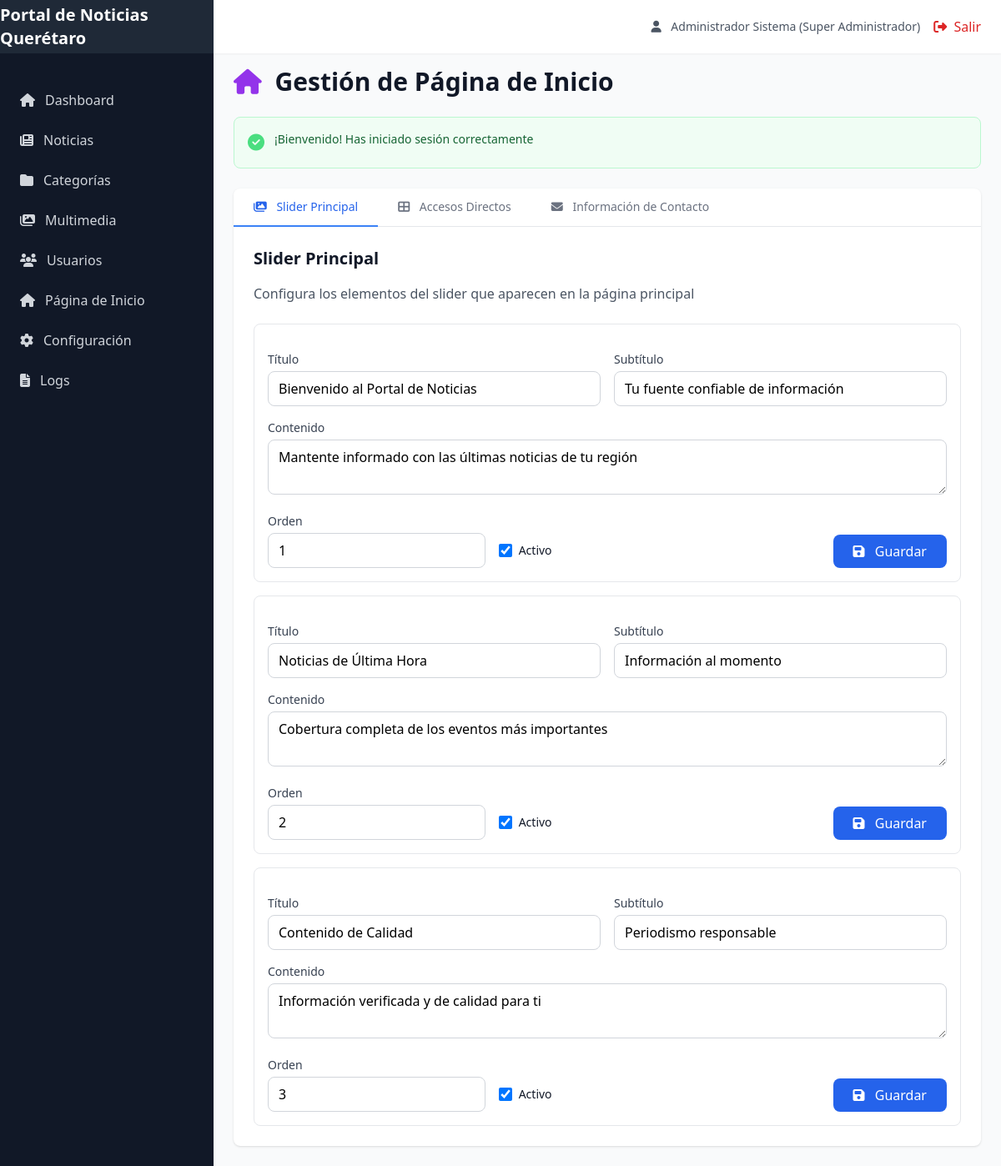
Page /pagina_inicio.php (signed in) on the committed database.
### tables this page shows
CREATE TABLE IF NOT EXISTS `configuracion` (
  `id` int(11) NOT NULL AUTO_INCREMENT,
  `clave` varchar(100) NOT NULL,
  `valor` text,
  `tipo` varchar(50) DEFAULT 'texto',
  `grupo` varchar(50) DEFAULT 'general',
  `descripcion` varchar(255) DEFAULT NULL,
  PRIMARY KEY (`id`),
  UNIQUE KEY `clave` (`clave`)
);

CREATE TABLE IF NOT EXISTS `pagina_inicio` (
  `id` int(11) NOT NULL AUTO_INCREMENT,
  `seccion` varchar(50) NOT NULL,
  `titulo` varchar(255) DEFAULT NULL,
  `subtitulo` varchar(255) DEFAULT NULL,
  `contenido` text,
  `imagen` varchar(500) DEFAULT NULL,
  `url` varchar(500) DEFAULT NULL,
  `orden` int(11) DEFAULT 0,
  `activo` tinyint(1) DEFAULT 1,
  `fecha_modificacion` datetime DEFAULT CURRENT_TIMESTAMP ON UPDATE CURRENT_TIMESTAMP,
  PRIMARY KEY (`id`),
  KEY `seccion` (`seccion`),
  KEY `orden` (`orden`)
);

### config/bootstrap.php (called while the page is built, shortened)
<?php
spl_autoload_register(function ($class) {
    $paths = [
        __DIR__ . '/../config/',
        __DIR__ . '/../app/models/',
        __DIR__ . '/../app/controllers/',
    ];
    foreach ($paths as $path) {
        $file = $path . $class . '.php';
        if (file_exists($file)) {
            return;
        }
    }
});
function url($path = '') {
    return BASE_URL . '/' . ltrim($path, '/');
}
function e($string) {
    return htmlspecialchars($string ?? '', ENT_QUOTES, 'UTF-8');
}
function getFlash($type) {
    if (isset($_SESSION['flash'][$type])) {
        $message = $_SESSION['flash'][$type];
        return $message;
    }
    return null;
}
function isAuthenticated() {
    return isset($_SESSION['usuario_id']) && !empty($_SESSION['usuario_id']);
}
function getCurrentUser() {
    if (isAuthenticated()) {
        return [
            'id' => $_SESSION['usuario_id'],
            'nombre' => $_SESSION['usuario_nombre'] ?? '',
            'email' => $_SESSION['usuario_email'] ?? '',
            'rol' => $_SESSION['usuario_rol'] ?? '',
            'rol_id' => $_SESSION['usuario_rol_id'] ?? null,
        ];
    }
    return null;
}
function hasPermission($permission) {
    $permisos = json_decode($_SESSION['usuario_permisos'] ?? '[]', true);
    if (in_array('all', $permisos)) {
        return true;
    }
    return in_array($permission, $permisos);
}

### config/Database.php (called while the page is built, shortened)
<?php
class Database {
    private static $instance = null;
    private $connection;
    private function __construct() {
        try {
            $dsn = "mysql:host=" . DB_HOST . ";dbname=" . DB_NAME . ";charset=" . DB_CHARSET;
            $options = [
                PDO::ATTR_ERRMODE => PDO::ERRMODE_EXCEPTION,
                PDO::ATTR_DEFAULT_FETCH_MODE => PDO::FETCH_ASSOC,
                PDO::ATTR_EMULATE_PREPARES => false,
            ];
            $this->connection = new PDO($dsn, DB_USER, DB_PASS, $options);
        } catch (PDOException $e) {
            die("Error de conexión: " . $e->getMessage());
        }
    }
    public static function getInstance() {
        if (self::$instance === null) {
            self::$instance = new self();
        }
        return self::$instance;
    }
    public function getConnection() {
        return $this->connection;
    }
}

### app/models/PaginaInicio.php (called while the page is built, shortened)
<?php
class PaginaInicio {
    private $db;
    private $table = 'pagina_inicio';
    public function __construct() {
        $this->db = Database::getInstance()->getConnection();
    }
    public function getBySeccion($seccion, $activo = true) {
        $query = "SELECT * FROM {$this->table} WHERE seccion = :seccion";
        $query .= " ORDER BY orden ASC";
        $stmt = $this->db->prepare($query);
        $stmt->execute(['seccion' => $seccion]);
        return $stmt->fetchAll();
    }
}

### app/models/Configuracion.php (called while the page is built, shortened)
<?php
class Configuracion {
    private $db;
    private $table = 'configuracion';
    public function __construct() {
        $this->db = Database::getInstance()->getConnection();
    }
    public function getByGrupo($grupo) {
        $query = "SELECT * FROM {$this->table} WHERE grupo = :grupo ORDER BY clave";
        $stmt = $this->db->prepare($query);
        $stmt->execute(['grupo' => $grupo]);
        $result = [];
        foreach ($stmt->fetchAll() as $row) {
            $result[$row['clave']] = $row;
        }
        return $result;
    }
}

### pagina_inicio.php (the view, shortened to what this page needs)
<?php
require_once __DIR__ . '/config/bootstrap.php';
$paginaInicioModel = new PaginaInicio();
$sliders = $paginaInicioModel->getBySeccion('slider', false);
?>
<div class="space-y-6">
    <div class="flex items-center justify-between">
        <h1 class="text-3xl font-bold text-gray-900">
            <i class="fas fa-home mr-2 text-purple-600"></i>
            Gestión de Página de Inicio
        </h1>
    </div>
    <?php if ($flashSuccess = getFlash('success')): ?>
    <div class="bg-green-50 border border-green-200 rounded-lg p-4">
        <div class="flex">
            <div class="flex-shrink-0">
                <i class="fas fa-check-circle text-green-400 text-xl"></i>
            </div>
            <div class="ml-3">
                <p class="text-sm text-green-800"><?php echo e($flashSuccess); ?></p>
            </div>
        </div>
    </div>
    <?php endif; ?>
    <div class="bg-white rounded-lg shadow">
        <div class="border-b border-gray-200">
            <nav class="flex -mb-px">
                <button onclick="showTab('slider')" id="tab-slider"
                        class="tab-button px-6 py-3 border-b-2 border-blue-500 font-medium text-sm text-blue-600">
                    <i class="fas fa-images mr-2"></i>
                    Slider Principal
                </button>
                <button onclick="showTab('accesos')" id="tab-accesos"
                        class="tab-button px-6 py-3 border-b-2 border-transparent font-medium text-sm text-gray-500 hover:text-gray-700 hover:border-gray-300">
                    <i class="fas fa-th-large mr-2"></i>
                    Accesos Directos
                </button>
                <button onclick="showTab('contacto')" id="tab-contacto"
                        class="tab-button px-6 py-3 border-b-2 border-transparent font-medium text-sm text-gray-500 hover:text-gray-700 hover:border-gray-300">
                    <i class="fas fa-envelope mr-2"></i>
                    Información de Contacto
                </button>
            </nav>
        </div>
        <div id="content-slider" class="tab-content p-6">
            <h2 class="text-xl font-bold text-gray-900 mb-4">Slider Principal</h2>
            <p class="text-gray-600 mb-6">Configura los elementos del slider que aparecen en la página principal</p>
            <div class="space-y-4">
                <?php foreach ($sliders as $slider): ?>
                <div class="border border-gray-200 rounded-lg p-4">
                    <form method="POST" enctype="multipart/form-data" class="space-y-4">
                        <div class="grid grid-cols-1 md:grid-cols-2 gap-4">
                            <div>
                                <label class="block text-sm font-medium text-gray-700 mb-1">Título</label>
                                <input type="text" name="titulo" value="<?php echo e($slider['titulo']); ?>"
                                       class="w-full border border-gray-300 rounded-lg px-3 py-2 focus:outline-none focus:ring-2 focus:ring-blue-500">
                            </div>
                            <div>
                                <label class="block text-sm font-medium text-gray-700 mb-1">Subtítulo</label>
                                <input type="text" name="subtitulo" value="<?php echo e($slider['subtitulo']); ?>"
                                       class="w-full border border-gray-300 rounded-lg px-3 py-2 focus:outline-none focus:ring-2 focus:ring-blue-500">
                            </div>
                        </div>
                        <div>
                            <label class="block text-sm font-medium text-gray-700 mb-1">Contenido</label>
                            <textarea name="contenido" rows="2"
                                      class="w-full border border-gray-300 rounded-lg px-3 py-2 focus:outline-none focus:ring-2 focus:ring-blue-500"><?php echo e($slider['contenido']); ?></textarea>
                        </div>
                        <div class="grid grid-cols-1 md:grid-cols-3 gap-4">
                            <div>
                                <label class="block text-sm font-medium text-gray-700 mb-1">Orden</label>
                                <input type="number" name="orden" value="<?php echo $slider['orden']; ?>"
                                       class="w-full border border-gray-300 rounded-lg px-3 py-2 focus:outline-none focus:ring-2 focus:ring-blue-500">
                            </div>
                            <div class="flex items-center pt-6">
                                <input type="checkbox" name="activo" id="activo_<?php echo $slider['id']; ?>" value="1" <?php echo $slider['activo'] ? 'checked' : ''; ?>
                                       class="h-4 w-4 text-blue-600 focus:ring-blue-500 border-gray-300 rounded">
                                <label for="activo_<?php echo $slider['id']; ?>" class="ml-2 block text-sm text-gray-900">
                                    Activo
                                </label>
                            </div>
                            <div class="flex justify-end items-end">
                                <button type="submit" class="bg-blue-600 text-white px-6 py-2 rounded-lg hover:bg-blue-700 transition-colors">
                                    <i class="fas fa-save mr-2"></i>
                                    Guardar
                                </button>
                            </div>
                        </div>
                    </form>
                </div>
                <?php endforeach; ?>
            </div>
        </div>
    </div>
</div>
<?php
$content = ob_get_clean();
include __DIR__ . '/app/views/layouts/main.php';
?>

### app/views/layouts/main.php (shortened to what this page needs)
<!DOCTYPE html>
<html lang="es">
<head>
    <script src="https://cdn.tailwindcss.com"></script>
    <link rel="stylesheet" href="https://cdnjs.cloudflare.com/ajax/libs/font-awesome/6.4.0/css/all.min.css">
    <?php
    if (isAuthenticated()) {
        $configuracionModel = new Configuracion();
        $configGeneral = $configuracionModel->getByGrupo('general');
        $nombreSitio = $configGeneral['nombre_sitio']['valor'] ?? 'CMS Noticias';
        $logoSitio = $configGeneral['logo_sitio']['valor'] ?? null;
    }
    ?>
</head>
<body class="bg-gray-50">
    <?php if (isAuthenticated()): ?>
        <div class="fixed inset-y-0 left-0 w-64 bg-gray-900 text-white transform transition-transform duration-300 ease-in-out z-30" id="sidebar">
            <div class="flex items-center justify-center h-16 bg-gray-800">
                <?php if (!empty($logoSitio)): ?>
                <img src="<?php echo e(BASE_URL . $logoSitio); ?>" alt="<?php echo e($nombreSitio); ?>" class="h-10" loading="eager">
                <?php else: ?>
                <h1 class="text-xl font-bold"><?php echo e($nombreSitio ?? 'CMS Noticias'); ?></h1>
                <?php endif; ?>
            </div>
            <nav class="mt-8">
                <a href="<?php echo url('dashboard.php'); ?>" class="flex items-center px-6 py-3 text-gray-300 hover:bg-gray-800 hover:text-white">
                    <i class="fas fa-home mr-3"></i>
                    Dashboard
                </a>
                <?php if (hasPermission('noticias') || hasPermission('all')): ?>
                <a href="<?php echo url('noticias.php'); ?>" class="flex items-center px-6 py-3 text-gray-300 hover:bg-gray-800 hover:text-white">
                    <i class="fas fa-newspaper mr-3"></i>
                    Noticias
                </a>
                <?php endif; ?>
                <?php if (hasPermission('categorias') || hasPermission('all')): ?>
                <a href="<?php echo url('categorias.php'); ?>" class="flex items-center px-6 py-3 text-gray-300 hover:bg-gray-800 hover:text-white">
                    <i class="fas fa-folder mr-3"></i>
                    Categorías
                </a>
                <?php endif; ?>
                <?php if (hasPermission('multimedia') || hasPermission('all')): ?>
                <a href="<?php echo url('multimedia.php'); ?>" class="flex items-center px-6 py-3 text-gray-300 hover:bg-gray-800 hover:text-white">
                    <i class="fas fa-images mr-3"></i>
                    Multimedia
                </a>
                <?php endif; ?>
                <?php if (hasPermission('usuarios') || hasPermission('all')): ?>
                <a href="<?php echo url('usuarios.php'); ?>" class="flex items-center px-6 py-3 text-gray-300 hover:bg-gray-800 hover:text-white">
                    <i class="fas fa-users mr-3"></i>
                    Usuarios
                </a>
                <?php endif; ?>
                <?php if (hasPermission('configuracion') || hasPermission('all')): ?>
                <a href="<?php echo url('pagina_inicio.php'); ?>" class="flex items-center px-6 py-3 text-gray-300 hover:bg-gray-800 hover:text-white">
                    <i class="fas fa-home mr-3"></i>
                    Página de Inicio
                </a>
                <a href="<?php echo url('configuracion.php'); ?>" class="flex items-center px-6 py-3 text-gray-300 hover:bg-gray-800 hover:text-white">
                    <i class="fas fa-cog mr-3"></i>
                    Configuración
                </a>
                <?php endif; ?>
                <?php if (hasPermission('logs') || hasPermission('all')): ?>
                <a href="<?php echo url('logs.php'); ?>" class="flex items-center px-6 py-3 text-gray-300 hover:bg-gray-800 hover:text-white">
                    <i class="fas fa-file-alt mr-3"></i>
                    Logs
                </a>
                <?php endif; ?>
            </nav>
        </div>
        <div class="ml-64">
            <header class="bg-white shadow-sm h-16 fixed top-0 right-0 left-64 z-20">
                <div class="flex items-center justify-between h-full px-6">
                    <div class="flex items-center space-x-4">
                        <span class="text-sm text-gray-600">
                            <i class="fas fa-user mr-2"></i>
                            <?php
                            $user = getCurrentUser();
                            echo e($user['nombre'] . ' (' . $user['rol'] . ')');
                            ?>
                        </span>
                        <a href="<?php echo url('logout.php'); ?>" class="text-red-600 hover:text-red-800">
                            <i class="fas fa-sign-out-alt mr-1"></i>
                            Salir
                        </a>
                    </div>
                </div>
            </header>
            <main class="pt-20 px-6 pb-6">
                <?php echo $content ?? ''; ?>
            </main>
        </div>
    <?php else: ?>
        <?php echo $content ?? ''; ?>
    <?php endif; ?>
</body>
</html>

### rows in the picture
configuracion: valor "Portal de Noticias Querétaro"
pagina_inicio: titulo "Bienvenido al Portal de Noticias", subtitulo "Tu fuente confiable de información", contenido "Mantente informado con las últimas noticias de tu región", orden "1", activo "☑"
pagina_inicio: titulo "Noticias de Última Hora", subtitulo "Información al momento", contenido "Cobertura completa de los eventos más importantes", orden "2", activo "☑"
pagina_inicio: titulo "Contenido de Calidad", subtitulo "Periodismo responsable", contenido "Información verificada y de calidad para ti", orden "3", activo "☑"

### other values in the picture
$user['nombre'] . ' (' . $user['rol'] . ')' "Administrador Sistema (Super Administrador)"
$flashSuccess "¡Bienvenido! Has iniciado sesión correctamente"
